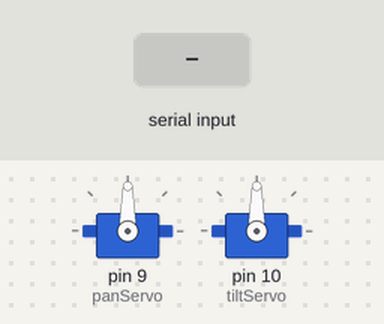
Recording of a sketch running on a simulated Arduino Uno, built with avr-gcc and run on an emulated ATmega328P. On the bench: 2 × servo. Inputs (shaded band) come from the test bench.

Above: at 1.2 s.
1.3 s: "90,45\n" received over Serial
At 3.3 s:
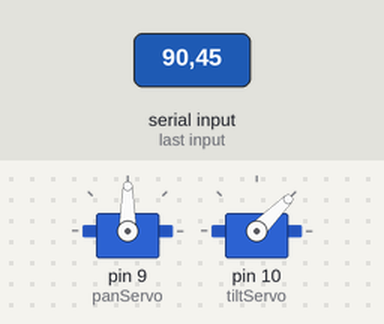
3.7 s: "30,150\n" received over Serial
At 6.5 s:
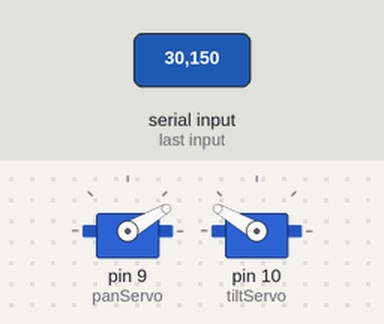
6.7 s: "1,90\n" received over Serial
At 8.9 s:
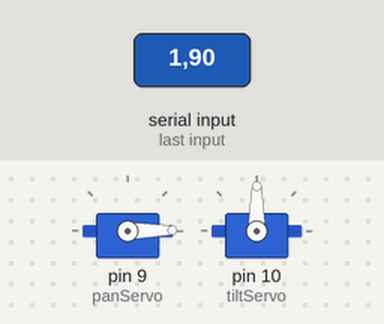
9.4 s: "90,45\n" received over Serial
At 9.85 s:
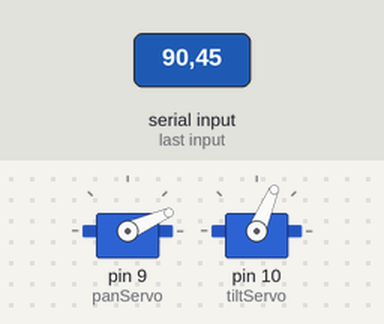
12.4 s: "1,90,45\n" received over Serial
At 12.86 s:
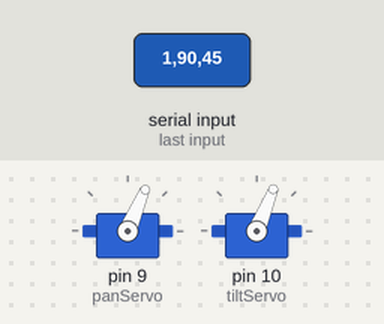
Timing chart, 0 to 15.7 s (numbered marks = the images above; inputs shaded):
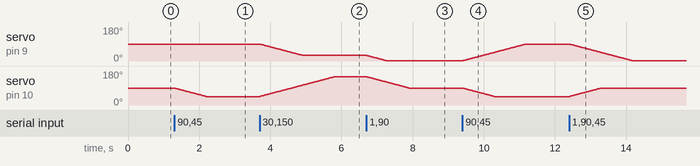

The sketch:

tracker_arduino.ino
```cpp
#include <Servo.h>

Servo panServo;
Servo tiltServo;

// Variables to track where the servos are currently
int currentPan = 90;
int currentTilt = 90;

// SPEED CONTROL: Increase this number to go slower (milliseconds between steps)
// 10 = Fast/Smooth | 20 = Medium | 50 = Very Slow
int stepDelay = 20;

void setup() {
  Serial.begin(9600);

  panServo.attach(9);
  tiltServo.attach(10);

  // Initialize servos to center immediately on startup
  panServo.write(currentPan);
  tiltServo.write(currentTilt);
}

void loop() {
  if (Serial.available() > 0) {
    // Read the incoming string (e.g., "120,45")
    String data = Serial.readStringUntil('\n');
    int commaIndex = data.indexOf(',');

    if (commaIndex > 0) {
      // Parse the target angles
      int targetPan = data.substring(0, commaIndex).toInt();
      int targetTilt = data.substring(commaIndex + 1).toInt();

      // Constrain for safety
      targetPan = constrain(targetPan, 0, 180);
      targetTilt = constrain(targetTilt, 0, 180);

      // Move toward the target positions slowly
      moveToTarget(targetPan, targetTilt);
    }
  }
}

// Function to step the servos toward the target
void moveToTarget(int tPan, int tTilt) {
  // Keep looping until both servos have reached their targets
  while (currentPan != tPan || currentTilt != tTilt) {

    // Move Pan Servo one step closer to target
    if (currentPan < tPan) {
      currentPan++;
    } else if (currentPan > tPan) {
      currentPan--;
    }
    panServo.write(currentPan);

    // Move Tilt Servo one step closer to target
    if (currentTilt < tTilt) {
      currentTilt++;
    } else if (currentTilt > tTilt) {
      currentTilt--;
    }
    tiltServo.write(currentTilt);

    // The magic "speed" pause
    delay(stepDelay);
  }
}
```

Measured:
- after the input at 1.3 s, servo on pin 10 (tiltServo): moves from 90° to 45° over 0.89 s, starting at once
- after the input at 3.7 s, servo on pin 9 (panServo): moves from 90° to 30° over 1.2 s, starting at once; servo on pin 10 (tiltServo): moves from 45° to 150° over 2.1 s, starting at once
- after the input at 6.7 s, servo on pin 9 (panServo): moves from 30° to 1° over 0.56 s, starting at once; servo on pin 10 (tiltServo): moves from 150° to 90° over 1.2 s, starting at once
- after the input at 9.4 s, servo on pin 9 (panServo): moves from 1° to 90° over 1.8 s, starting at once; servo on pin 10 (tiltServo): moves from 90° to 45° over 0.89 s, starting at once
- after the input at 12.4 s, servo on pin 9 (panServo): moves from 90° to 1° over 1.8 s, starting at once; servo on pin 10 (tiltServo): moves from 45° to 90° over 0.89 s, starting at once
